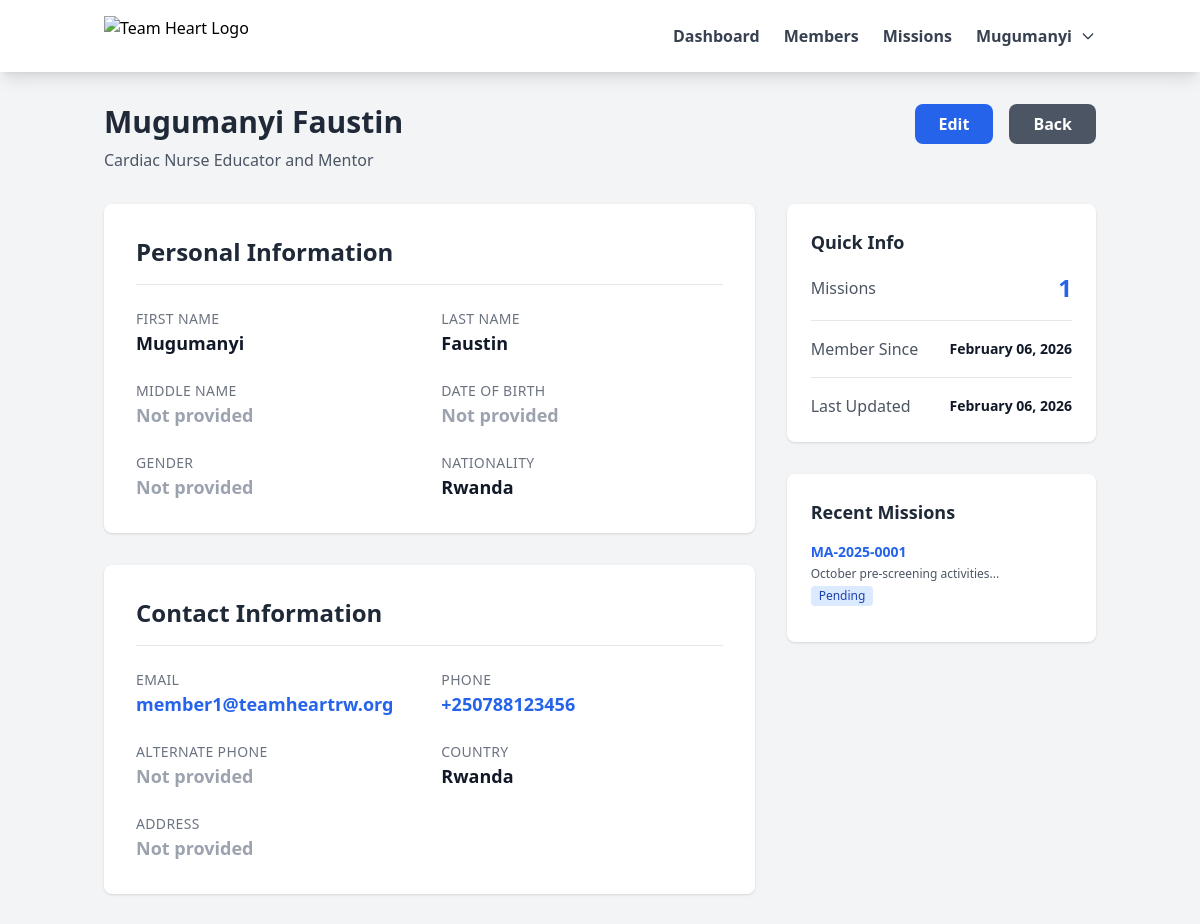
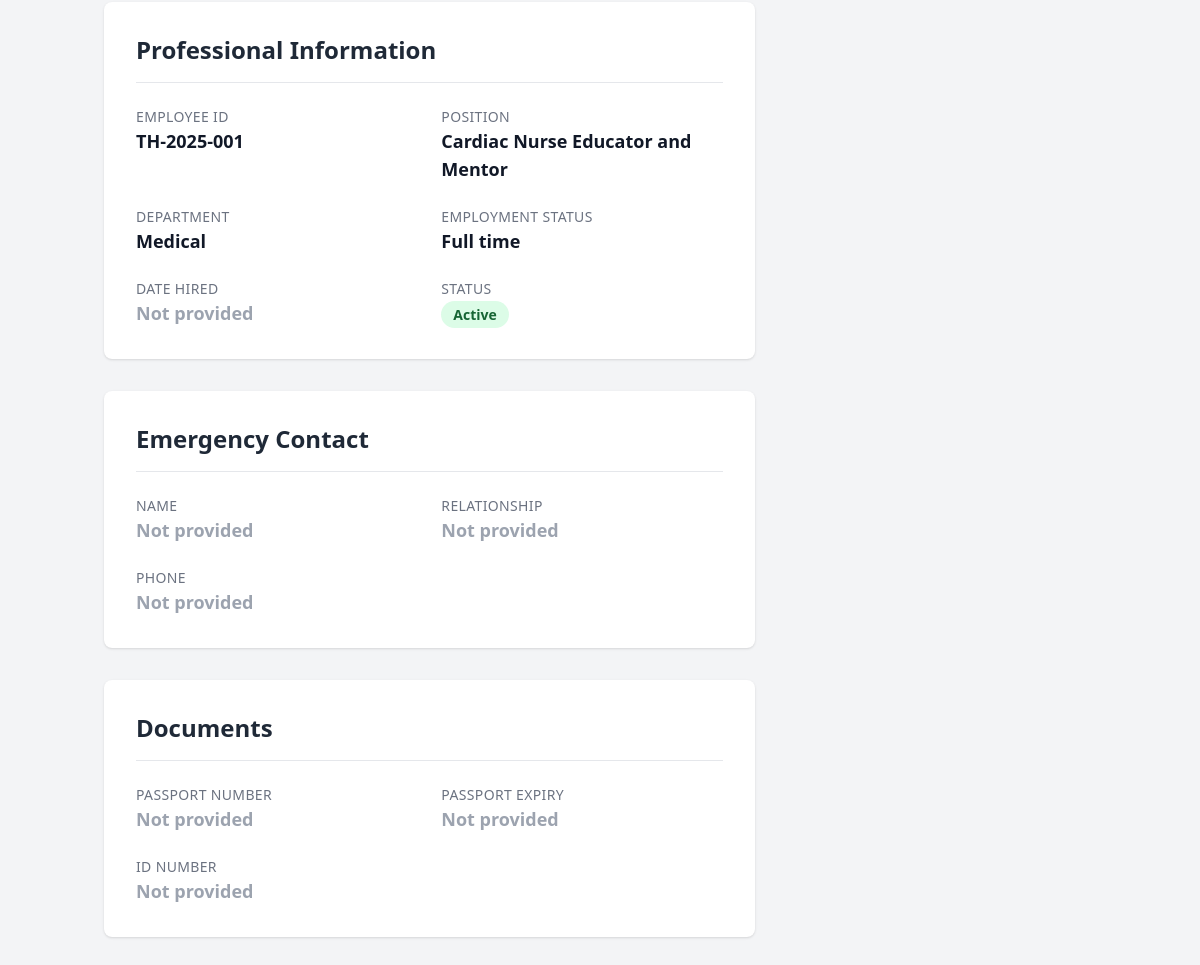
/members/view.php?id=1 (signed in), run on the app's committed database (2 pictures, top to bottom).
### tables this page shows
CREATE TABLE members (
    member_id INT UNSIGNED AUTO_INCREMENT PRIMARY KEY,
    user_id INT UNSIGNED NOT NULL UNIQUE,   
    
     
    first_name VARCHAR(100) NOT NULL,
    last_name VARCHAR(100) NOT NULL,
    middle_name VARCHAR(100),
    date_of_birth DATE,
    gender ENUM('male', 'female', 'other'),
    nationality VARCHAR(100) DEFAULT 'Rwanda',
    
     
    email VARCHAR(255),
    phone VARCHAR(20),
    alternate_phone VARCHAR(20),
    address_line1 VARCHAR(255),
    address_line2 VARCHAR(255),
    city VARCHAR(100),
    state_province VARCHAR(100),
    postal_code VARCHAR(20),
    country VARCHAR(100) DEFAULT 'Rwanda',
    
     
    employee_id VARCHAR(50) UNIQUE,
    position VARCHAR(255) NOT NULL,
    department VARCHAR(100),
    employment_status ENUM('full-time', 'part-time', 'contract', 'volunteer') DEFAULT 'full-time',
    date_hired DATE,
    
     
    emergency_contact_name VARCHAR(255),
    emergency_contact_relationship VARCHAR(100),
    emergency_contact_phone VARCHAR(20),
    
     
    passport_number VARCHAR(50),
    passport_expiry DATE,
    id_number VARCHAR(50),
    profile_photo_url VARCHAR(500),
    
     
    status ENUM('active', 'inactive', 'on-leave', 'terminated') DEFAULT 'active',
    
     
    notes TEXT,
    created_at TIMESTAMP DEFAULT CURRENT_TIMESTAMP,
    updated_at TIMESTAMP DEFAULT CURRENT_TIMESTAMP ON UPDATE CURRENT_TIMESTAMP,
    created_by INT UNSIGNED NOT NULL,
    updated_by INT UNSIGNED,
    
    FOREIGN KEY (user_id) REFERENCES users(user_id) ON DELETE CASCADE,
    FOREIGN KEY (created_by) REFERENCES users(user_id),
    FOREIGN KEY (updated_by) REFERENCES users(user_id),
    
    INDEX idx_user_id (user_id),
    INDEX idx_employee_id (employee_id),
    INDEX idx_status (status),
    INDEX idx_position (position),
    INDEX idx_full_name (last_name, first_name),
    INDEX idx_created_at (created_at)
);

CREATE TABLE mission_authorizations (
    authorization_id INT UNSIGNED AUTO_INCREMENT PRIMARY KEY,
    user_id INT UNSIGNED NOT NULL,
    member_id INT UNSIGNED NOT NULL,
    
     
    authorization_number VARCHAR(50) UNIQUE NOT NULL,
    
     
    mission_purpose TEXT NOT NULL,
    destination TEXT NOT NULL,
    departure_date DATE NOT NULL,
    return_date DATE NOT NULL,
    duration_days INT UNSIGNED NOT NULL,
    
     
    authorized_by VARCHAR(255),
    authorized_by_position VARCHAR(255),
    authorized_by_signature_url VARCHAR(500),
    authorization_date DATE,
    
     
    estimated_budget DECIMAL(10, 2),
    currency VARCHAR(10) DEFAULT 'RWF',
    budget_approved BOOLEAN DEFAULT FALSE,
    budget_approved_by INT UNSIGNED,
    budget_approved_date DATE,
    
     
    status ENUM('draft', 'pending', 'approved', 'rejected', 'completed', 'cancelled') DEFAULT 'pending',
    approval_notes TEXT,
    rejection_reason TEXT,
    
     
    transportation_mode ENUM('flight', 'vehicle', 'bus', 'train', 'other'),
    accommodation_required BOOLEAN DEFAULT FALSE,
    accommodation_details TEXT,
    
     
    document_url VARCHAR(500),
    supporting_documents JSON,
    
     
    notes TEXT,
    created_at TIMESTAMP DEFAULT CURRENT_TIMESTAMP,
    updated_at TIMESTAMP DEFAULT CURRENT_TIMESTAMP ON UPDATE CURRENT_TIMESTAMP,
    created_by INT UNSIGNED NOT NULL,
    updated_by INT UNSIGNED,
    
    FOREIGN KEY (user_id) REFERENCES users(user_id) ON DELETE CASCADE,
    FOREIGN KEY (member_id) REFERENCES members(member_id) ON DELETE CASCADE,
    FOREIGN KEY (created_by) REFERENCES users(user_id),
    FOREIGN KEY (updated_by) REFERENCES users(user_id),
    FOREIGN KEY (budget_approved_by) REFERENCES users(user_id),
    
    INDEX idx_authorization_number (authorization_number),
    INDEX idx_user_id (user_id),
    INDEX idx_member_id (member_id),
    INDEX idx_status (status),
    INDEX idx_departure_date (departure_date),
    INDEX idx_return_date (return_date),
    INDEX idx_created_at (created_at),
    
     
    CONSTRAINT chk_dates CHECK (return_date >= departure_date)
);

### members/view.php (the view, shortened to what the rows shown need)
<?php
require_once '../config/session.php';
require_once '../models/Member.php';
require_once '../models/MissionAuthorization.php';
$database = new Database();
$db = $database->getConnection();
$memberModel = new Member($db);
$missionModel = new MissionAuthorization($db);
$user = getCurrentUser();
$user_id = getCurrentUserId();
$member_id = $_GET['id'] ?? null;
$member = $memberModel->getById($member_id, $user_id);
$missions = $missionModel->getMissionsByMember($member_id);
?>
<!DOCTYPE html>
<html lang="en">
<head>
    <script src="https://cdn.tailwindcss.com"></script>
</head>
<body class="bg-gray-100 min-h-screen">
    <?php include './includes/navbar.php'; ?>
    <div class="container mx-auto px-4 py-8">
        <div class="mb-8">
            <div class="flex justify-between items-start">
                <div>
                    <h1 class="text-3xl font-bold text-gray-800">
                        <?php echo htmlspecialchars($member['first_name'] . ' ' . $member['last_name']); ?>
                    </h1>
                    <p class="text-gray-600 mt-2"><?php echo htmlspecialchars($member['position']); ?></p>
                </div>
            </div>
        </div>
        <div class="grid grid-cols-1 lg:grid-cols-3 gap-8">
            <div class="lg:col-span-2">
                <div class="bg-white rounded-lg shadow p-8 mb-8">
                    <h2 class="text-2xl font-bold text-gray-800 mb-6 border-b pb-4">Personal Information</h2>
                    <div class="grid grid-cols-1 md:grid-cols-2 gap-6 mb-6">
                        <div>
                            <p class="text-sm text-gray-500 uppercase tracking-wide">First Name</p>
                            <p class="text-lg font-semibold text-gray-900"><?php echo htmlspecialchars($member['first_name']); ?></p>
                        </div>
                        <div>
                            <p class="text-sm text-gray-500 uppercase tracking-wide">Last Name</p>
                            <p class="text-lg font-semibold text-gray-900"><?php echo htmlspecialchars($member['last_name']); ?></p>
                        </div>
                    </div>
                    <div class="grid grid-cols-1 md:grid-cols-2 gap-6">
                        <div>
                            <p class="text-sm text-gray-500 uppercase tracking-wide">Nationality</p>
                            <p class="text-lg font-semibold text-gray-900"><?php echo $member['nationality'] ? htmlspecialchars($member['nationality']) : '<span class="text-gray-400">Not provided</span>'; ?></p>
                        </div>
                    </div>
                </div>
                <div class="bg-white rounded-lg shadow p-8 mb-8">
                    <h2 class="text-2xl font-bold text-gray-800 mb-6 border-b pb-4">Contact Information</h2>
                    <div class="grid grid-cols-1 md:grid-cols-2 gap-6 mb-6">
                        <div>
                            <p class="text-lg font-semibold text-gray-900">
                                <?php echo $member['email'] ? '<a href="mailto:' . htmlspecialchars($member['email']) . '" class="text-blue-600 hover:underline">' . htmlspecialchars($member['email']) . '</a>' : '<span class="text-gray-400">Not provided</span>'; ?>
                            </p>
                        </div>
                        <div>
                            <p class="text-lg font-semibold text-gray-900">
                                <?php echo $member['phone'] ? '<a href="tel:' . htmlspecialchars($member['phone']) . '" class="text-blue-600 hover:underline">' . htmlspecialchars($member['phone']) . '</a>' : '<span class="text-gray-400">Not provided</span>'; ?>
                            </p>
                        </div>
                    </div>
                    <div class="grid grid-cols-1 md:grid-cols-2 gap-6 mb-6">
                        <div>
                            <p class="text-sm text-gray-500 uppercase tracking-wide">Country</p>
                            <p class="text-lg font-semibold text-gray-900"><?php echo htmlspecialchars($member['country'] ?? 'Rwanda'); ?></p>
                        </div>
                    </div>
                </div>
                <div class="bg-white rounded-lg shadow p-8 mb-8">
                    <h2 class="text-2xl font-bold text-gray-800 mb-6 border-b pb-4">Professional Information</h2>
                    <div class="grid grid-cols-1 md:grid-cols-2 gap-6 mb-6">
                        <div>
                            <p class="text-sm text-gray-500 uppercase tracking-wide">Employee ID</p>
                            <p class="text-lg font-semibold text-gray-900"><?php echo htmlspecialchars($member['employee_id']); ?></p>
                        </div>
                        <div>
                            <p class="text-sm text-gray-500 uppercase tracking-wide">Position</p>
                            <p class="text-lg font-semibold text-gray-900"><?php echo htmlspecialchars($member['position']); ?></p>
                        </div>
                    </div>
                    <div class="grid grid-cols-1 md:grid-cols-2 gap-6 mb-6">
                        <div>
                            <p class="text-sm text-gray-500 uppercase tracking-wide">Department</p>
                            <p class="text-lg font-semibold text-gray-900"><?php echo $member['department'] ? htmlspecialchars($member['department']) : '<span class="text-gray-400">Not provided</span>'; ?></p>
                        </div>
                        <div>
                            <p class="text-sm text-gray-500 uppercase tracking-wide">Employment Status</p>
                            <p class="text-lg font-semibold text-gray-900"><?php echo $member['employment_status'] ? htmlspecialchars(ucfirst(str_replace('-', ' ', $member['employment_status']))) : '<span class="text-gray-400">Not provided</span>'; ?></p>
                        </div>
                    </div>
                    <div class="grid grid-cols-1 md:grid-cols-2 gap-6">
                        <div>
                            <p class="text-lg font-semibold text-gray-900">
                                <span class="px-3 py-1 text-sm font-semibold rounded-full <?php echo $member['status'] === 'active' ? 'bg-green-100 text-green-800' : 'bg-gray-100 text-gray-800'; ?>">
                                    <?php echo ucfirst($member['status']); ?>
                                </span>
                            </p>
                        </div>
                    </div>
                </div>
                <div class="bg-white rounded-lg shadow p-8 mb-8">
                    <h2 class="text-2xl font-bold text-gray-800 mb-6 border-b pb-4">Emergency Contact</h2>
                </div>
                <div class="bg-white rounded-lg shadow p-8 mb-8">
                    <h2 class="text-2xl font-bold text-gray-800 mb-6 border-b pb-4">Documents</h2>
                </div>
            </div>
            <div class="lg:col-span-1">
                <div class="bg-white rounded-lg shadow p-6 mb-8">
                    <div class="space-y-4">
                        <div class="flex justify-between items-center pb-4 border-b">
                            <span class="text-gray-600">Member Since</span>
                            <span class="text-sm font-semibold text-gray-900"><?php echo formatDate($member['created_at']); ?></span>
                        </div>
                        <div class="flex justify-between items-center">
                            <span class="text-gray-600">Last Updated</span>
                            <span class="text-sm font-semibold text-gray-900"><?php echo formatDate($member['updated_at']); ?></span>
                        </div>
                    </div>
                </div>
                <?php if (count($missions) > 0): ?>
                <div class="bg-white rounded-lg shadow p-6">
                    <div class="space-y-3">
                        <?php foreach (array_slice($missions, 0, 5) as $mission): ?>
                        <div class="pb-3 border-b last:border-b-0">
                            <a href="/team_heart/missions/view.php?id=<?php echo $mission['authorization_id']; ?>"
                               class="text-blue-600 hover:text-blue-800 font-semibold text-sm block">
                                <?php echo htmlspecialchars($mission['authorization_number']); ?>
                            </a>
                            <p class="text-gray-600 text-xs mt-1">
                                <?php echo htmlspecialchars(substr($mission['mission_purpose'], 0, 50)) . '...'; ?>
                            </p>
                            <p class="text-gray-500 text-xs mt-1">
                                <span class="inline-block px-2 py-0.5 bg-blue-100 text-blue-800 rounded text-xs">
                                    <?php echo ucfirst($mission['status']); ?>
                                </span>
                            </p>
                        </div>
                        <?php endforeach; ?>
                    </div>
                </div>
                <?php endif; ?>
            </div>
        </div>
    </div>
</body>
</html>

### members/includes/navbar.php (shortened to what the rows shown need)
<nav class="bg-white shadow-lg">
    <div class="container mx-auto px-4">
        <div class="flex justify-between items-center py-4">
            <div class="hidden md:flex items-center space-x-6">
                <div class="relative group">
                    <button class="flex items-center space-x-2 text-gray-700 hover:text-blue-600 font-semibold">
                        <span><?php echo htmlspecialchars($user['first_name'] ?? 'User'); ?></span>
                        <svg class="w-4 h-4" fill="none" stroke="currentColor" viewBox="0 0 24 24">
                            <path stroke-linecap="round" stroke-linejoin="round" stroke-width="2" d="M19 9l-7 7-7-7"></path>
                        </svg>
                    </button>
                </div>
            </div>
        </div>
    </div>
</nav>

### data on the page
members: first_name "Mugumanyi", first_name+last_name "Mugumanyi Faustin", position "Cardiac Nurse Educator and Mentor", last_name "Faustin", nationality "Rwanda", email "member1@teamheartrw.org", phone "+250788123456", country "Rwanda", employee "TH-2025-001", department "Medical", employment_status "Full time", status "Active", created_at "February 06, 2026", updated_at "February 06, 2026"
mission_authorizations: authorization_number "MA-2025-0001", mission_purpose "October pre-screening activities", status "Pending"

### other printed values
count($missions) "1"
